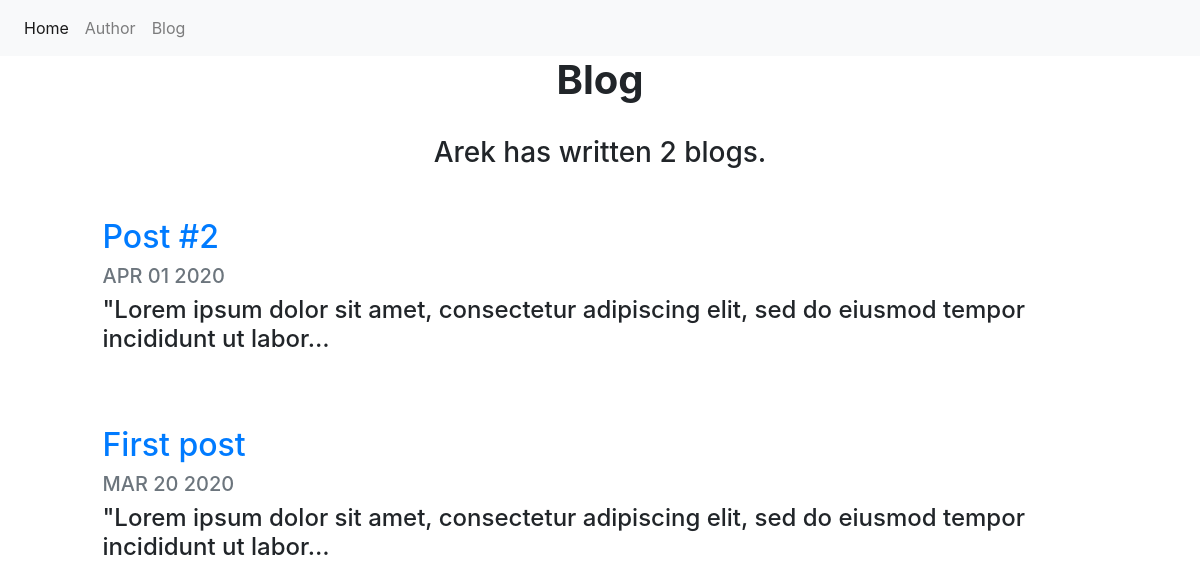
Screenshot of /blog/ with the database file from the repository.
### blog/models.py (models this page shows, shortened)
class Blog(models.Model):
	title = models.CharField(max_length=200)
	description = models.TextField()
	date = models.DateField()

### blog/views.py (the view)
# urls.py: path('', views.all_blogs, name="all_blogs"),
def all_blogs(request):
	blogs = Blog.objects.order_by('-date')
	return render(request, 'blog/all_blogs.html', {'blogs':blogs})

### blog/templates/blog/all_blogs.html
{% extends 'portfolio/base.html' %}
{% load static %}
{% block content %}
<h1 id="blogtitle" class="font-weight-bold text-center">Blog</h1>
<br>
<h3 id="blogcounter" class="text-center mb-5">Arek has written {{ blogs.count }} blog{{blogs.count|pluralize}}.</h3>
{% for blog in blogs %}
<div class="row justify-content-center my-3">
	<div class="col-md-10">
		<a href="{% url 'blog:detail' blog.id %}">
			<h2>{{ blog.title }}</h2>
		</a>
		<h5 class="text-muted">{{ blog.date|date:'M d Y'|upper }}</h5>
		<h4>{{ blog.description|truncatechars:100 }}</h4>
		<br><br>
	</div>
</div>
{% endfor %}
{% endblock %}

### rows the page displays
Blog: title "Post #2", date "APR 01 2020", description "\"Lorem ipsum dolor sit amet, consectetur adipiscing elit, sed do eiusmod tempor incididunt ut labor…"
Blog: title "First post", date "MAR 20 2020", description "\"Lorem ipsum dolor sit amet, consectetur adipiscing elit, sed do eiusmod tempor incididunt ut labor…"

### other values shown
{{ blogs.count }} "2"
